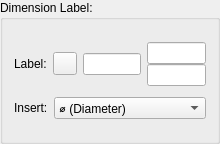
<?xml version="1.0" encoding="UTF-8"?>
<ui version="4.0">
 <class>QG_DimensionLabelEditor</class>
 <widget class="QWidget" name="QG_DimensionLabelEditor">
  <property name="geometry">
   <rect>
    <x>0</x>
    <y>0</y>
    <width>220</width>
    <height>144</height>
   </rect>
  </property>
  <property name="minimumSize">
   <size>
    <width>220</width>
    <height>0</height>
   </size>
  </property>
  <property name="windowTitle">
   <string>Dimension Label Editor</string>
  </property>
  <layout class="QVBoxLayout">
   <property name="spacing">
    <number>0</number>
   </property>
   <property name="margin">
    <number>0</number>
   </property>
   <item>
    <widget class="QGroupBox" name="bgLabel">
     <property name="title">
      <string>Dimension Label:</string>
     </property>
     <layout class="QVBoxLayout">
      <property name="spacing">
       <number>0</number>
      </property>
      <item>
       <layout class="QHBoxLayout">
        <item>
         <layout class="QHBoxLayout">
          <item>
           <widget class="QLabel" name="lLabel">
            <property name="sizePolicy">
             <sizepolicy hsizetype="Fixed" vsizetype="Fixed">
              <horstretch>0</horstretch>
              <verstretch>0</verstretch>
             </sizepolicy>
            </property>
            <property name="frameShape">
             <enum>QFrame::Shape::NoFrame</enum>
            </property>
            <property name="frameShadow">
             <enum>QFrame::Shadow::Plain</enum>
            </property>
            <property name="text">
             <string>Label:</string>
            </property>
            <property name="wordWrap">
             <bool>false</bool>
            </property>
           </widget>
          </item>
          <item>
           <widget class="QToolButton" name="bDiameter">
            <property name="sizePolicy">
             <sizepolicy hsizetype="Minimum" vsizetype="Fixed">
              <horstretch>0</horstretch>
              <verstretch>0</verstretch>
             </sizepolicy>
            </property>
            <property name="text">
             <string/>
            </property>
            <property name="icon">
             <iconset resource="../../../res/extui/extui.qrc">
              <normaloff>:/extui/char_diameter.png</normaloff>:/extui/char_diameter.png</iconset>
            </property>
            <property name="checkable">
             <bool>true</bool>
            </property>
           </widget>
          </item>
          <item>
           <widget class="QLineEdit" name="leLabel">
            <property name="sizePolicy">
             <sizepolicy hsizetype="Preferred" vsizetype="Fixed">
              <horstretch>0</horstretch>
              <verstretch>0</verstretch>
             </sizepolicy>
            </property>
            <property name="toolTip">
             <string>&lt;html&gt;&lt;head/&gt;&lt;body&gt;&lt;p&gt;Format of the dimension text, &amp;lt;&amp;gt; can be used as a placeholder for the dimension measurement value&lt;/p&gt;&lt;/body&gt;&lt;/html&gt;</string>
            </property>
           </widget>
          </item>
         </layout>
        </item>
        <item>
         <layout class="QVBoxLayout">
          <property name="spacing">
           <number>0</number>
          </property>
          <item>
           <widget class="QLineEdit" name="leTol1">
            <property name="sizePolicy">
             <sizepolicy hsizetype="Preferred" vsizetype="Fixed">
              <horstretch>0</horstretch>
              <verstretch>0</verstretch>
             </sizepolicy>
            </property>
           </widget>
          </item>
          <item>
           <widget class="QLineEdit" name="leTol2">
            <property name="sizePolicy">
             <sizepolicy hsizetype="Preferred" vsizetype="Fixed">
              <horstretch>0</horstretch>
              <verstretch>0</verstretch>
             </sizepolicy>
            </property>
           </widget>
          </item>
         </layout>
        </item>
       </layout>
      </item>
      <item>
       <layout class="QHBoxLayout">
        <item>
         <widget class="QLabel" name="textLabel1">
          <property name="text">
           <string>Insert:</string>
          </property>
          <property name="wordWrap">
           <bool>false</bool>
          </property>
         </widget>
        </item>
        <item>
         <widget class="QComboBox" name="cbSymbol">
          <property name="sizePolicy">
           <sizepolicy hsizetype="MinimumExpanding" vsizetype="Fixed">
            <horstretch>0</horstretch>
            <verstretch>0</verstretch>
           </sizepolicy>
          </property>
          <item>
           <property name="text">
            <string>⌀ (Diameter)</string>
           </property>
          </item>
          <item>
           <property name="text">
            <string>° (Degree)</string>
           </property>
          </item>
          <item>
           <property name="text">
            <string>± (Plus / Minus)</string>
           </property>
          </item>
          <item>
           <property name="text">
            <string>π (Pi)</string>
           </property>
          </item>
          <item>
           <property name="text">
            <string>× (Times)</string>
           </property>
          </item>
          <item>
           <property name="text">
            <string>÷ (Division)</string>
           </property>
          </item>
         </widget>
        </item>
       </layout>
      </item>
     </layout>
    </widget>
   </item>
  </layout>
 </widget>
 <layoutdefault spacing="6" margin="11"/>
 <resources>
  <include location="../../../res/extui/extui.qrc"/>
 </resources>
 <connections>
  <connection>
   <sender>cbSymbol</sender>
   <signal>activated(QString)</signal>
   <receiver>QG_DimensionLabelEditor</receiver>
   <slot>insertSign(QString)</slot>
   <hints>
    <hint type="sourcelabel">
     <x>20</x>
     <y>20</y>
    </hint>
    <hint type="destinationlabel">
     <x>20</x>
     <y>20</y>
    </hint>
   </hints>
  </connection>
 </connections>
</ui>
